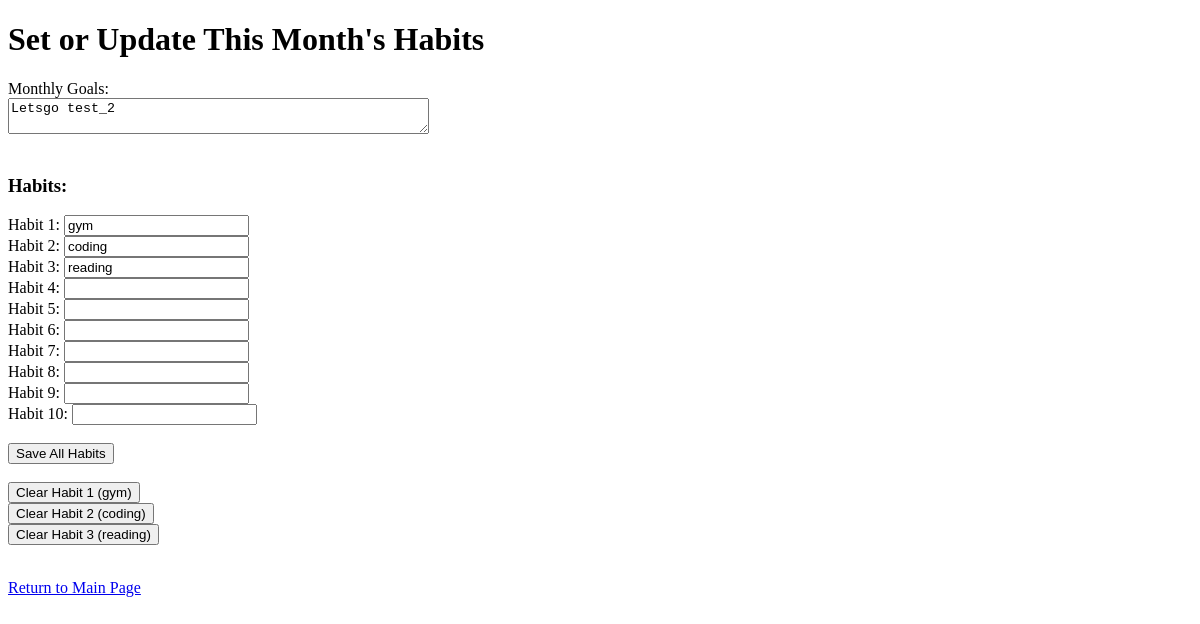
Before: /set-habits/ (signed in) with the older database file.
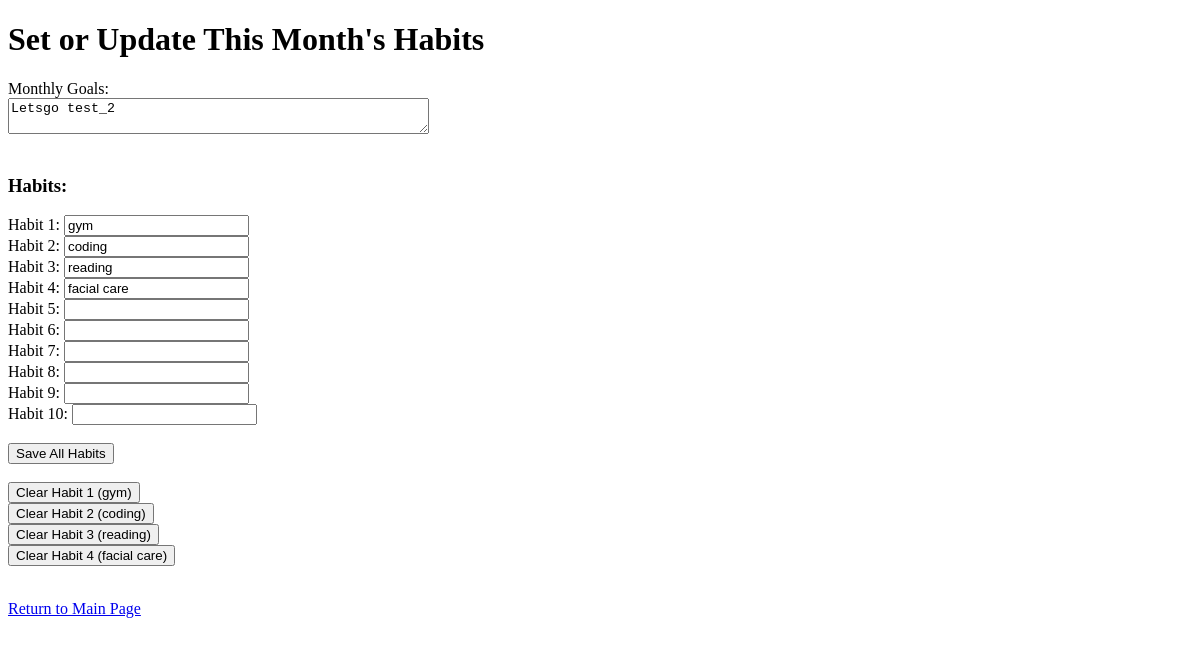
After: the same page with the newer database file.
### mainpage/models.py (models this page shows, shortened)
class MonthlyHabits(models.Model):
    user_id = models.IntegerField()
    year = models.IntegerField()
    month = models.IntegerField()
    goal_text = models.TextField(blank=True)
    habit_1 = models.CharField(max_length=100, blank=True)
    habit_2 = models.CharField(max_length=100, blank=True)
    habit_3 = models.CharField(max_length=100, blank=True)
    habit_4 = models.CharField(max_length=100, blank=True)
    habit_5 = models.CharField(max_length=100, blank=True)
    habit_6 = models.CharField(max_length=100, blank=True)
    habit_7 = models.CharField(max_length=100, blank=True)
    habit_8 = models.CharField(max_length=100, blank=True)
    habit_9 = models.CharField(max_length=100, blank=True)
    habit_10 = models.CharField(max_length=100, blank=True)
    class Meta:
        unique_together = ("user_id", "year", "month")

### mainpage/views.py (the view, shortened to what this page needs)
# urls.py: path('set-habits/', set_habits_view, name='set_habits'),
@login_required
def set_habits_view(request):
    from datetime import date
    today = date.today()
    this_year = today.year
    this_month = today.month
    monthly_obj, _ = MonthlyHabits.objects.get_or_create(
        user_id=request.user.id,
        year=this_year,
        month=this_month
    )
    habits_with_index = [
        (1, monthly_obj.habit_1),
        (2, monthly_obj.habit_2),
        (3, monthly_obj.habit_3),
        (4, monthly_obj.habit_4),
        (5, monthly_obj.habit_5),
        (6, monthly_obj.habit_6),
        (7, monthly_obj.habit_7),
        (8, monthly_obj.habit_8),
        (9, monthly_obj.habit_9),
        (10, monthly_obj.habit_10),
    ]
    context = {
        "monthly_obj": monthly_obj,
        "habits_with_index": habits_with_index,
    }
    return render(request, 'mainpage/set_habits.html', context)

### mainpage/templates/mainpage/set_habits.html (shortened to what this page needs)
<!DOCTYPE html>
<html>
<head>
</head>
<body>
  <h1>Set or Update This Month's Habits</h1>
  <form method="POST">
    <label for="goal_text">Monthly Goals:</label><br/>
    <textarea name="goal_text" id="goal_text" rows="2" cols="50">{{ monthly_obj.goal_text }}</textarea>
    <br/><br/>
    <h3>Habits:</h3>
    {% for idx, habit_value in habits_with_index %}
      <label>Habit {{ idx }}:</label>
      <input type="text" name="habit_{{ idx }}"
             value="{{ habit_value|default_if_none:'' }}">
      <br/>
    {% endfor %}
    <br/>
    <button type="submit">Save All Habits</button>
  </form>
  <br>
  {% for idx, habit_value in habits_with_index %}
    {% if habit_value %}
      <form method="POST" style="display:inline;">
        <button type="submit">Clear Habit {{ idx }} ({{ habit_value }})</button>
      </form>
      <br/>
    {% endif %}
  {% endfor %}
  <br/>
  <p><a href="{% url 'main_page' %}">Return to Main Page</a></p>
</body>
</html>

Changed rows visible on the page:
changed MonthlyHabits "gym": habit_4 empty → "facial care" (drawn)
Other visible differences:
new list line: "facial care"
new list line: "Clear Habit 4 ( )"
